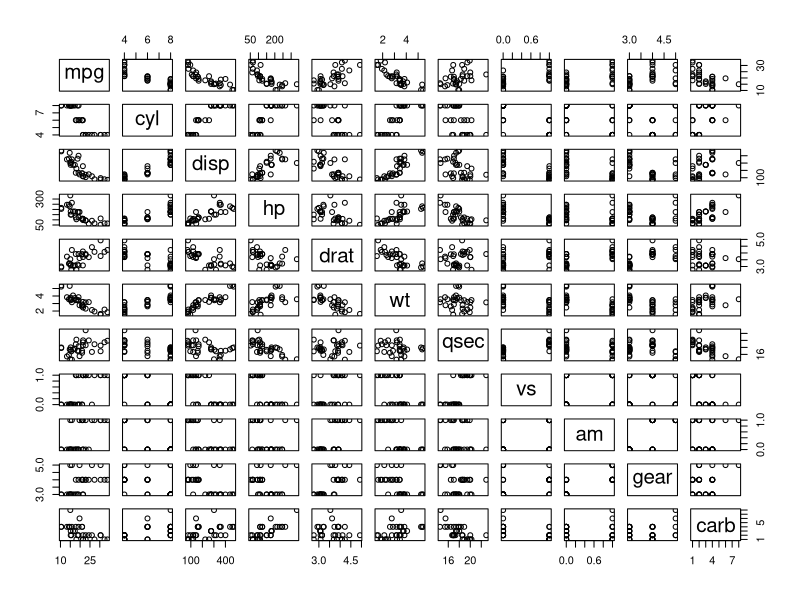
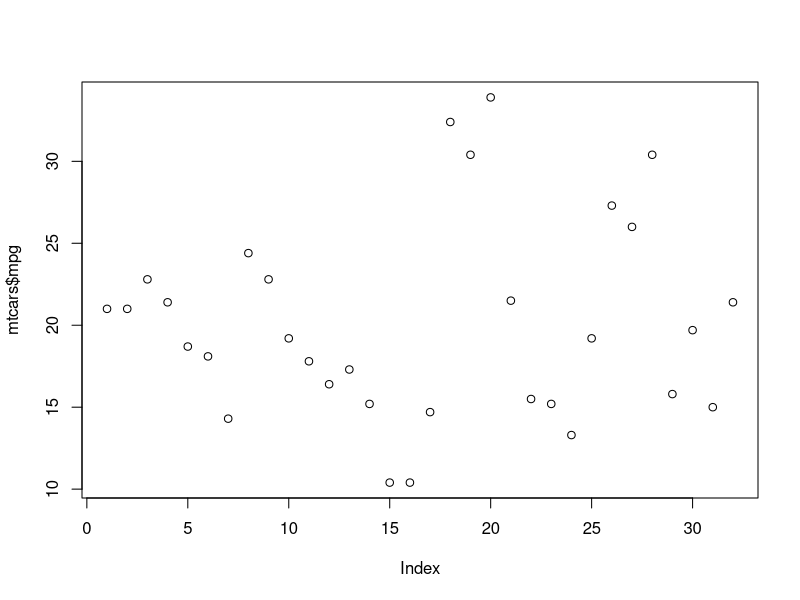

These figures' R source, in order:
# Load in the mtcars data set built into R
data(mtcars)

# Let's look at the first few rows of it
head(mtcars)
# And now it's structure (str())
str(mtcars)

# Now let's test some super generic functions in R
# Try print()
print(mtcars)
# Seems to print out all objects in the data

# Now plot()
plot(mtcars)
# The ouput is extremly messy
# Let's just do one object from the data set
plot(mtcars$mpg)
# That looks a lot cooler and comprehensive 

# Now let's explore S3 vs. S4 objects
# Create S3 object
s3_obj <- list(name = "Myself", age = 29, GPA = 3.5)
class(s3_obj) <- "student_s3"

# Now S4 class and object
setClass("student_s4",
         slots = c(name = "character", age = "numeric", GPA = "numeric"))
s4_obj <- new("student_s4", name = "Myself", age = 29, GPA = 3.5)

# Now let's inspect these objects to identify their differences
print(s3_obj)
print(s4_obj)
# They are output in different ways, interesting

# Now let's look at their structures to determine why they differ
str(s3_obj)
str(s4_obj)
# Now we can see R telling us why they are different and how



